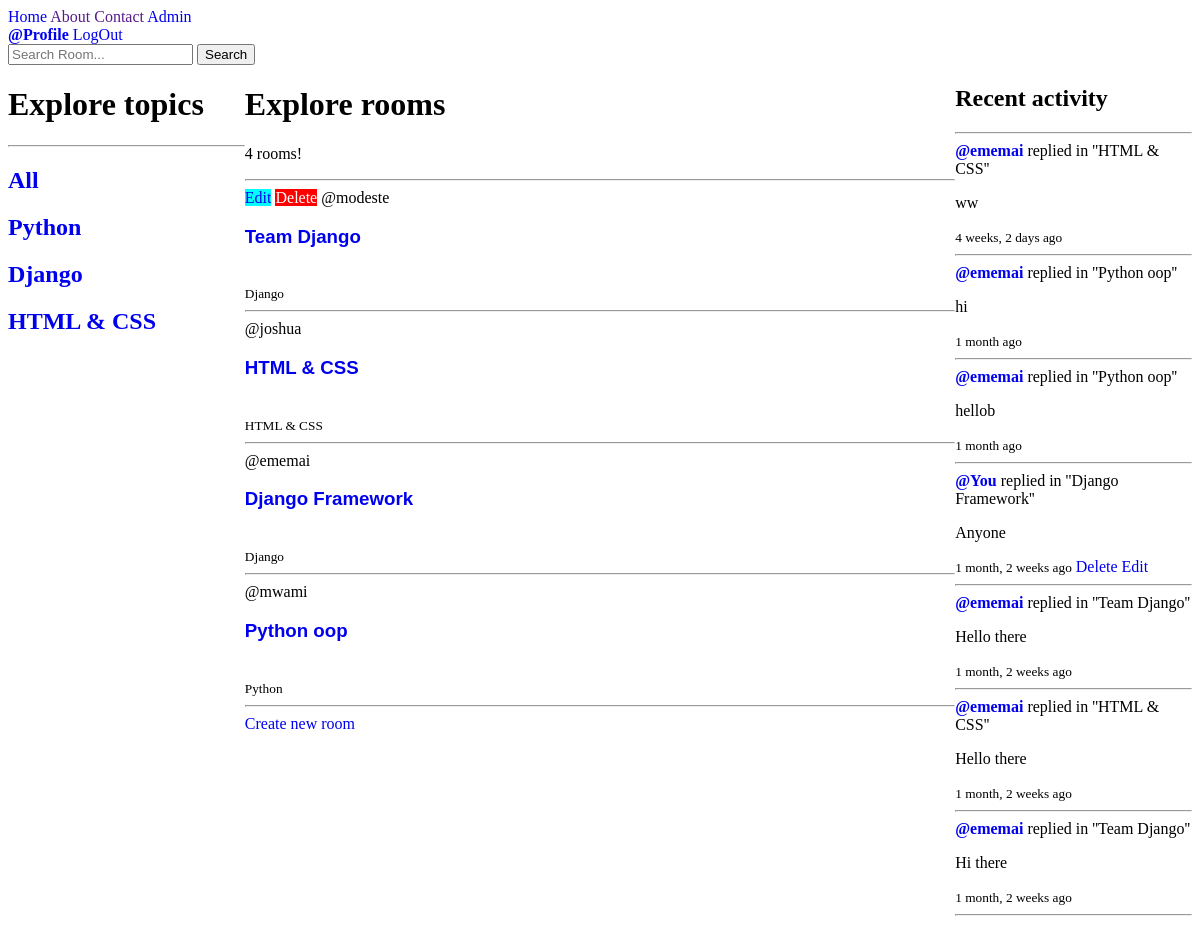
Screenshot of / (signed in) with the database file from the repository.
### base/models.py (models this page shows, shortened)
class Topic(models.Model):
    name = models.CharField(max_length=1000)

class Room(models.Model):
    name = models.CharField(max_length=1000)
    host = models.ForeignKey(User, on_delete=models.SET_NULL, null=True)
    topic = models.ForeignKey(Topic, on_delete=models.SET_NULL, null=True)
    description = models.TextField(max_length=1000)
    members = models.ManyToManyField(User, related_name = 'members')
    created_at = models.DateTimeField(auto_now_add=True)
    updated_at = models.DateTimeField(auto_now=True)
    class Meta:
        ordering = ['-created_at']
    def __str__(self):
        return self.name

class Message(models.Model):
    user = models.ForeignKey(User, on_delete=models.SET_NULL, null=True)
    room = models.ForeignKey(Room, on_delete=models.CASCADE, null=True)
    content = models.TextField()
    created_at = models.DateTimeField(auto_now_add=True)
    updated_at = models.DateTimeField(auto_now=True)
    class Meta:
        ordering = ['-created_at']

### base/views.py (the view)
# urls.py: path("", views.home, name='home'),
@login_required(login_url='login')
def home(request):
    q = request.GET.get('q') if request.GET.get('q') != None else ''
    topics = Topic.objects.all()
    rooms = Room.objects.filter(
        Q(name__icontains=q) |
        Q(description__icontains=q) |
        Q(topic__name__icontains=q) |
        Q(host__username__icontains=q)
    )
    room_messages = Message.objects.filter(Q(room__topic__name__icontains=q))
    rooms_count = rooms.count()
    context = {
        'rooms' : rooms, 'topics':topics,
        'rooms_count':rooms_count,
        'room_messages': room_messages
    }
    return render(request, 'base/home.html', context)

### base/templates/base/home.html (shortened to what this page needs)
{% extends 'base.html' %}
{% block title %} <title>Home</title>{% endblock title %} {% block content %}
<main>
    <div>{% include 'base/topics_component.html' %}</div>
    <div class="rooms">
        <h1>Explore rooms</h1>
        <p>{{rooms_count}} rooms!</p>
        <hr />
        {% for room in rooms %}
        <div class="room">
            {% if user == room.host or user.is_superuser %}
            <a id="edit" href="{% url 'update-room' room.id %}">Edit</a>
            <a id="delete" href="{% url 'delete-room' room.id %}">Delete</a>
            {% endif %}
            <span>@{{room.host.username}}</span><br />
            <a href="{% url 'room-detail' room.id %}">
                <h3 id="room-name">{{room.name}}</h3>
            </a><br />
            <small>{{room.topic.name}}</small>
            <hr />
        </div>
        {% endfor %}
        <a href="{% url 'create-room' %}">Create new room</a>
    </div>
    <div>{% include 'base/activity_component.html' %}</div>
</main>
{% endblock %}

### base/templates/base/topics_component.html
<div class="topics">
    <h1>Explore topics</h1>
    <hr>
    <a href="/">
        <h2>All</h2>
    </a>
    {% for topic in topics %}
    <div class="topic">
        <a href="{% url 'home' %}?q={{topic.name}}">
            <h2>{{topic.name}}</h2>
        </a>
    </div>
    {% endfor %}
</div>

### base/templates/base/activity_component.html
<h2>Recent activity</h2><hr>
        {% for message in room_messages %}
            <div>
                {% if request.user == message.user %}
                <strong><a href="{% url 'user-profile' message.user.id %}">@You</a> </strong>
                {% else %}
                <strong><a href="{% url 'user-profile' message.user.id %}">@{{message.user}}</a></strong>
                {% endif %}
                <span>replied in ''{{message.room}}''</span>
                <p>{{message.content}}</p>
                <small>{{message.created_at|timesince}} ago</small>
                {% if request.user == message.user or request.user.is_superuser %}
                <a href="{% url 'delete-message' message.id %}">Delete</a>
                <a href="{% url 'edit-message' message.id %}">Edit</a>
                {% endif %}
                <hr>
            </div>
            {% endfor %}

### templates/base.html (style rules this page uses)
main { display: flex; flex-direction: row; }
a { text-decoration: none; }
#edit { background-color: rgb(0, 255, 255); border: 3em; }
#delete { background-color: rgb(255, 0, 0); color: rgb(255, 255, 255); border: 3em; }

### base/templates/base/home.html (style rules this page uses)
#room-name { font-family: sans-serif; }
main { display: grid; grid-template-columns: 1fr 3fr 1fr; }
a { text-decoration: none; }
#edit { background-color: rgb(0, 255, 255); border: 3em; }
#delete { background-color: rgb(255, 0, 0); color: rgb(255, 255, 255); border: 3em; }

### rows the page displays
Topic: name "Python"
Topic: name "Django"
Topic: name "HTML & CSS"
Room: shows "Edit", host.username "modeste", name "Team Django", topic.name "Django"
Room: host.username "joshua", name "HTML & CSS", topic.name "HTML & CSS"
Room: host.username "ememai", name "Django Framework", topic.name "Django"
Room: host.username "mwami", name "Python oop", topic.name "Python"
Message: user "ememai", room "HTML & CSS", content "ww", created_at "4 weeks, 2 days"
Message: user "ememai", room "Python oop", content "hi", created_at "1 month"
Message: user "ememai", room "Python oop", content "hellob", created_at "1 month"
Message: shows "@You", room "Django Framework", content "Anyone", created_at "1 month, 2 weeks", shows "Delete"
Message: user "ememai", room "Team Django", content "Hello there", created_at "1 month, 2 weeks"
Message: user "ememai", room "HTML & CSS", content "Hello there", created_at "1 month, 2 weeks"
Message: user "ememai", room "Team Django", content "Hi there", created_at "1 month, 2 weeks"

### other values shown
{{ rooms_count }} "4"
